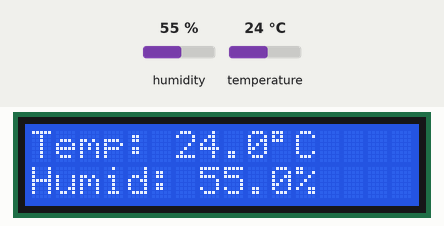
Recording of a sketch running on a simulated Arduino Uno, built with avr-gcc and run on an emulated ATmega328P. Shown: 16×2 character LCD. The inputs (shaded band) are chosen by the test bench; at power-on: humidity 55 %, temperature 24 °C.

Above: at 1.2 s.
1.3 s: humidity set to 22 %
At 3.2 s:
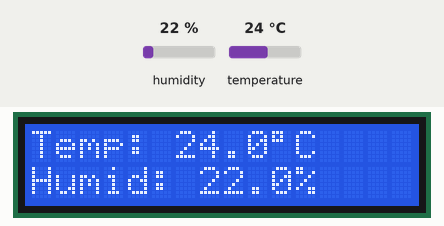
4.1 s: temperature set to 12 °C
At 4.8 s:
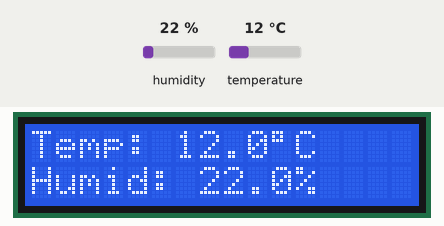
6.9 s: humidity set to 40 %
At 8.9 s:
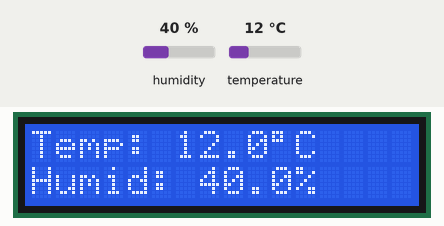
9.8 s: temperature set to 19 °C
At 11.7 s:
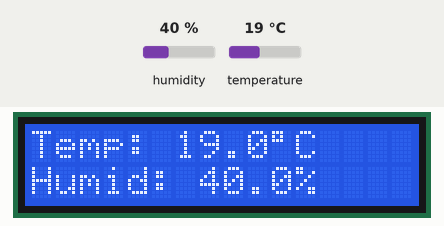
Timing chart, 0 to 13.2 s (numbered marks = the images above; inputs shaded):
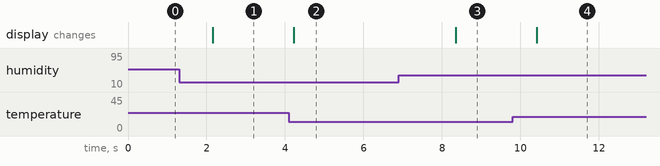

The sketch:

DHT22_LCD_I2C.ino
```cpp
#include <Wire.h>
/* LCD Screen */
#include <LiquidCrystal_I2C.h>
/*  Temperature humidity sensor */
#include <DHT.h>
#define datapin 7     // Digital  pin we're connected to
#define DHTTYPE DHT22
DHT dht(datapin, DHTTYPE);
// Set the LCD I2C address (commonly 0x27 or 0x3F)
// If unsure, run an I2C scanner sketch first
LiquidCrystal_I2C lcd(0x27, 16, 2);

void  setup() {
  Serial.begin(9600);
  dht.begin();
  lcd.init();               // Initialize the LCD
  lcd.backlight();          // Turn on the backlight
}

void loop() {

  /* Find Temperature & Humidity */
  float air_temp = dht.readTemperature();
  float humidity = dht.readHumidity();

  /* Print Output on LCD Screen  */
  // Display temperature on first line
  lcd.setCursor(0, 0);  // (column, row)
  lcd.print("Temp: ");
  lcd.print(air_temp, 1); // one decimal place
  lcd.print((char)223);   // degree symbol
  lcd.print("C   ");      // spaces to clear leftovers

  // Display humidity on second line
  lcd.setCursor(0, 1);
  lcd.print("Humid: ");
  lcd.print(humidity, 1);
  lcd.print("%   ");
  delay(1000); // Update every second
}
```

Measured:
- after the input at 1.3 s, the display: changes after 0.86 s (image 1)
- after the input at 4.1 s, the display: changes after 0.13 s (image 2)
- after the input at 6.9 s, the display: changes after 1.5 s (image 3)
- after the input at 9.8 s, the display: changes after 0.62 s (image 4)
